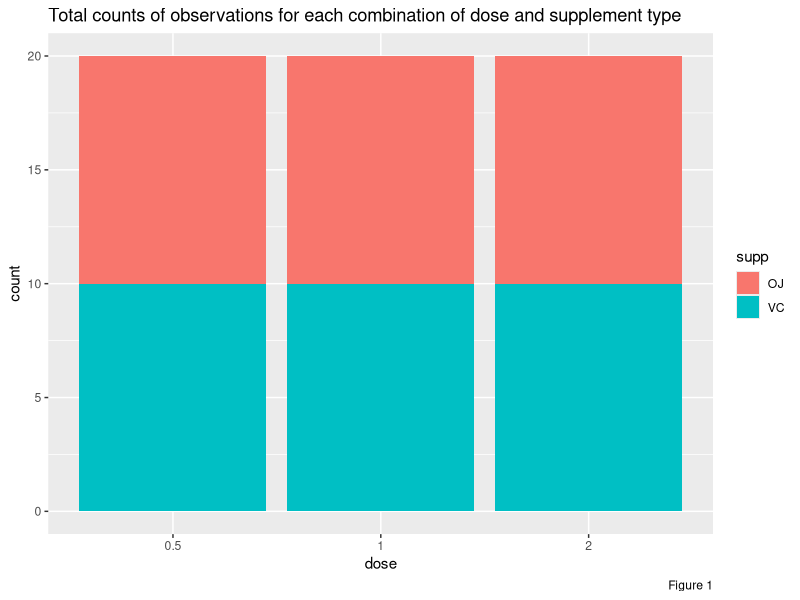
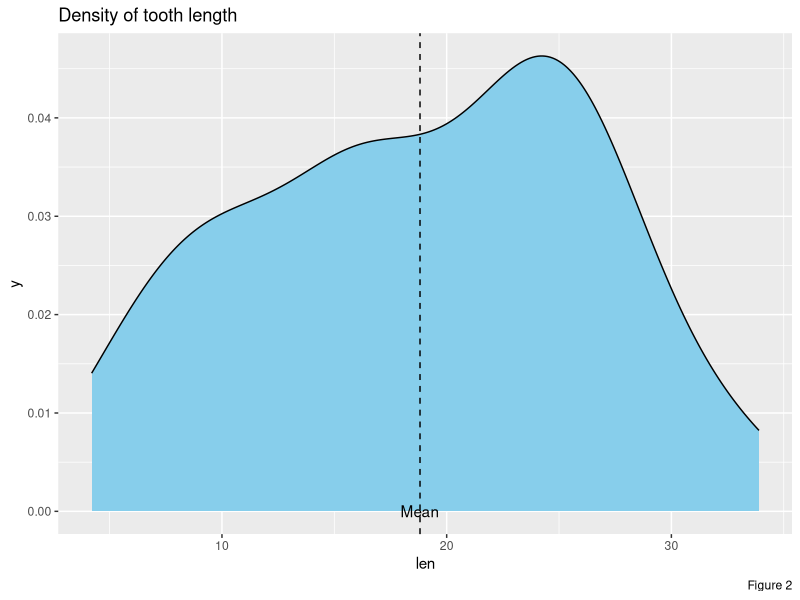
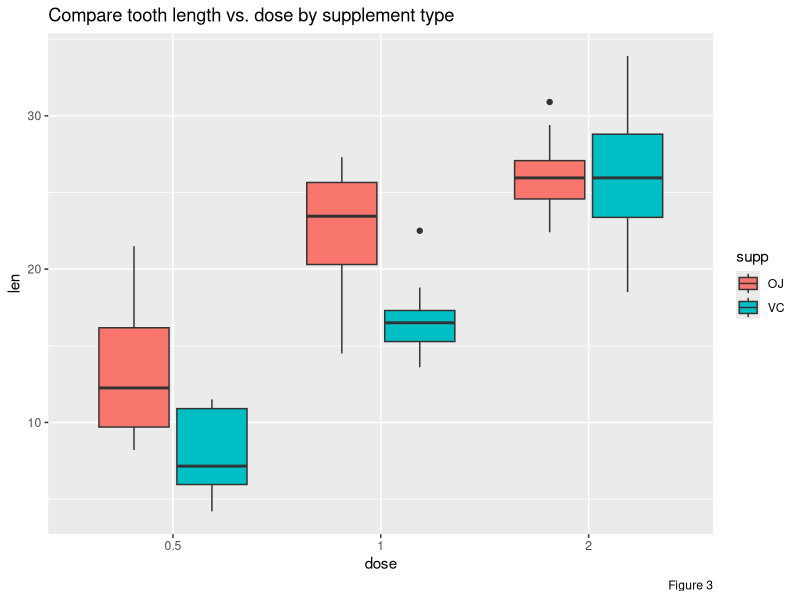

These figures' R source, in order:
## ---- chunk 1
library(ggplot2)
library(dplyr)
library(tidyr)
library(purrr)
library(broom)
options(tibble.width = Inf) 
data("ToothGrowth")
## ---- chunk 2
glimpse(ToothGrowth)
summary(ToothGrowth)
## ---- chunk 3
ToothGrowth$dose <- factor(ToothGrowth$dose)
## ---- chunk 4
ggplot(ToothGrowth, aes(x = dose, fill = supp)) + 
     geom_bar() + 
     labs(caption = "Figure 1", title = "Total counts of observations for each combination of dose and supplement type")
## ---- chunk 5
ggplot(ToothGrowth, aes(x = len)) + 
     geom_density(fill = "skyblue") + 
     geom_vline(xintercept = mean(ToothGrowth$len), lty = "dashed") + 
     annotate(geom = "text", x = mean(ToothGrowth$len), y = 0, label = "Mean") + 
     labs(caption = "Figure 2", title = "Density of tooth length")
## ---- chunk 6
ggplot(ToothGrowth, aes(x = dose, y = len, fill = supp)) +
     geom_boxplot() + 
     labs(caption = "Figure 3", title = "Compare tooth length vs. dose by supplement type")

## ---- chunk 7
t.result1 <- 
     tidy(t.test(len~supp, data = ToothGrowth)) %>%
     print()
## ---- chunk 8
t.result2 <- 
ToothGrowth %>% 
     mutate(dose.group = "0.5-1") %>% 
     bind_rows(ToothGrowth) %>% 
     mutate(dose.group = if_else(is.na(dose.group), "1-2", dose.group)) %>%
     bind_rows(ToothGrowth) %>% 
     mutate(dose.group = if_else(is.na(dose.group), "2-0.5", dose.group)) %>%
     filter((dose.group == "0.5-1" & dose %in% c(.5, 1)) |
            (dose.group == "1-2" & dose %in% c(1, 2)) |
            (dose.group == "2-0.5" & dose %in% c(2, .5))) %>%
     select(-supp) %>%
     group_by(dose.group) %>%
     do(tidy(t.test(len~dose, data = .))) %>%
     print()
